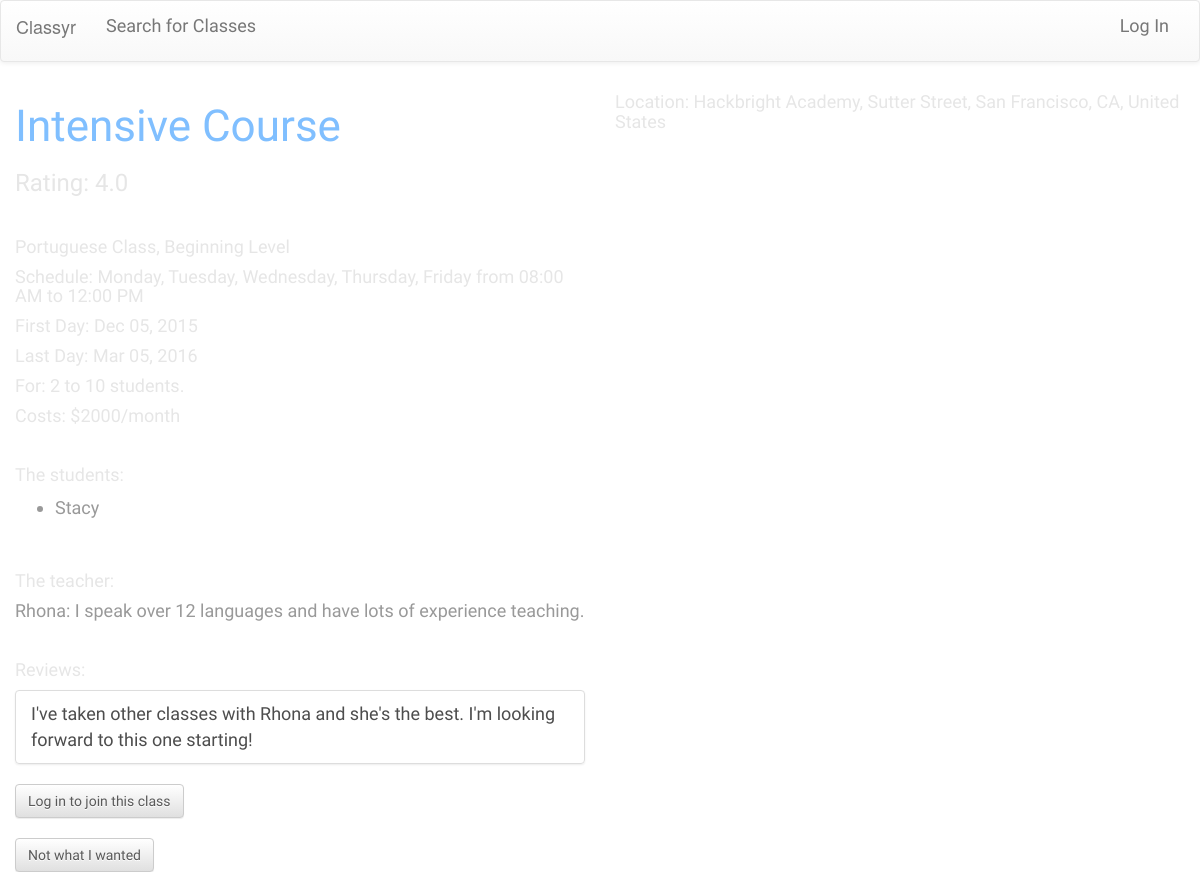
Screenshot of /class-info/7 with the database file from the repository.
### model.py (models this page shows, shortened)
class Classroom(db.Model):
    __tablename__ = "classes"
    class_id = db.Column(db.Integer, autoincrement=True, primary_key=True)
    class_name = db.Column(db.String(35), nullable=False)
    language = db.Column(db.String(40), nullable=False)
    level = db.Column(db.String, nullable=False)
    cost = db.Column(db.Integer, nullable=True)
    per_time = db.Column(db.String, nullable=False)
    base_price = db.Column(db.Float)
    min_students = db.Column(db.Integer, nullable=False)
    max_students = db.Column(db.Integer, nullable=False)
    address = db.Column(db.String, nullable=True)
    class_days = db.Column(db.String, nullable=False)
    start_date = db.Column(db.DateTime, nullable=False)
    end_date = db.Column(db.DateTime, nullable=True)
    start_time = db.Column(db.DateTime, nullable=False)
    end_time = db.Column(db.DateTime, nullable=False)
    rating = db.Column(db.Integer, nullable=True)
    rating_count = db.Column(db.Integer)
    create_date = db.Column(db.DateTime)
    c_count = db.Column(db.Integer)
    hide_reviews = db.Column(db.Boolean, default=0)

class User(db.Model):
    __tablename__ = "users"
    user_id = db.Column(db.Integer, primary_key=True, autoincrement=True)
    username = db.Column(db.String(40), nullable=False)
    email = db.Column(db.String(100), nullable=False)
    password = db.Column(db.String(30), nullable=False)
    fname = db.Column(db.String(60))
    lname = db.Column(db.String(100))
    is_teacher = db.Column(db.Boolean, nullable=False)
    image = db.Column(db.String(150))
    bio = db.Column(db.String(300))

class Review(db.Model):
    __tablename__ = "reviews"
    review_id = db.Column(db.Integer, primary_key=True, autoincrement=True)
    user_id = db.Column(db.Integer, db.ForeignKey('users.user_id'), nullable=True)
    class_id = db.Column(db.Integer, db.ForeignKey('classes.class_id'), nullable=True)
    review = db.Column(db.String, nullable=True)
    user_connect = db.relationship('User', backref=db.backref('reviews'))
    class_connect = db.relationship('Classroom', backref=db.backref('reviews'))
    def __repr__(self):
        return "<Relationship review={} class_id={}>".format(self.review, self.class_id)

### server.py (the view, shortened to what this page needs)
@app.route('/class-info/<int:url_id>')
def class_info(url_id):
    returned_classes = db.session.query(Classroom).filter(Classroom.class_id==url_id).first()
    all_class = db.session.query(User).join(ClassUser).filter(ClassUser.class_id==url_id).all()
    address=returned_classes.address
    day_join = str(returned_classes.class_days)
    day_join = re.sub('&',', ', day_join)
    days_split = re.sub('days=', '', day_join)
    print "DAYS_SPLIT: ", days_split
    starttime = returned_classes.start_time.strftime("%I:%M %p")
    endtime = returned_classes.end_time.strftime("%I:%M %p")
    startdate = returned_classes.start_date.strftime("%b %d, %Y")
    enddate = returned_classes.end_date.strftime("%b %d, %Y")
    rate_format = returned_classes.rating
    rate_format = "%.1f" % rate_format
    reviews = db.session.query(Review).filter(Review.class_id==url_id).all()
    for review in reviews:
        if len(review.review) > 10:
            print review
    return render_template("class-info.html", returned_classes=returned_classes, url_id=url_id, all_class=all_class,
                                                logged_in=None, starttime=starttime, endtime=endtime, startdate=startdate,
                                                enddate=enddate, days_split=days_split, rate_format=rate_format,
                                                reviews=reviews)

### templates/class-info.html (shortened to what this page needs)
{% extends 'base.html' %}
{% block body %}
  <div id="picture">
  <div id="basic-class" class="col-sm-6 col-md-5 col-lg-6">
    <div>
      <h1>{{ returned_classes.class_name }}</h1>
    </div>
    <div>
      <h3>Rating: {{ rate_format }}</h3>
    </div>
  <br>
    <div>
      <h5 id="class-info">{{ returned_classes.language }} Class, {{ returned_classes.level }} Level</h5>
    </div>
    <div>
      <h5>Schedule: {{ days_split }} from {{ starttime }} to {{ endtime }}</h5>
    </div>
    <div>
      <h5>First Day: {{ startdate }}</h5>
        {% if returned_classes.end_date == "" %}
        <h5>This class is ongoing</h5>
        {% else %}
        <h5>Last Day: {{ enddate }}</h5>
        {% endif %}
    </div>
    <div>
      <h5>For: {{ returned_classes.min_students }} to {{ returned_classes.max_students }} students.</h5>
    </div>
    <div>
      {% if returned_classes.cost == 0 %}
      <h5>Costs: Free!</h5>
      {% else %}
      <h5>Costs: ${{ returned_classes.cost }}/{{ returned_classes.per_time }}</h5>
      {% endif %}
    </div>
<br>
    <div>
      <h5>The students:</h5>
        <ul>
          {% for stu in all_class %}
          {% if stu.is_teacher == 0 %}
          <li>{{ stu.username }}</li>
        {% endif %}
        {% endfor %}
        </ul>
<br>
      <h5>The teacher:</h5>
          {% for stu in all_class %}
          {% if stu.is_teacher == 1 %}
          <h4>{{ stu.username }}:  {{ stu.bio }}</h4>
          {% endif %}
          {% endfor %}
    </div>
<br>
    <div id="reviews">
      <h5>Reviews:</h5>
        {% if returned_classes.hide_reviews == 0 %}
        <ul class="list-group">
          {% for review in reviews %}
          <li class="list-group-item">{{ review.review }}</li>
          {% endfor %}
        </ul>
        {% endif %}
    </div>
    <div>
      {% if logged_in %}
      {% if returned_classes.c_count - returned_classes.max_students == 0  %}
      <h5>Sorry, this class is full</h5>
      {% else %}
      <form action="/join-class" method="POST" id="join-this-class">
        <input type="hidden" name="class-join" id="join-me" value={{ returned_classes.class_id }}>
        <button type="submit" class="btn btn-default" name="join-it" id="join-it">Join</button>
      </form>
      {% endif %}
      {% else %}
     <form action="/login-visitor" method="GET" id="login">
        <button type="submit" class="btn btn-default" name="login-visitor">Log in to join this class</button>
      </form>
      {% endif %}
<br>
        <a href="/search"><button class="btn btn-default" name="return-search" id="return-search">Not what I wanted</button></a>
    </div>
  </div>
<div class="col-sm-6 col-md-5 col-md-offset-2 col-lg-6 col-lg-offset-0">
  <div>
    <h5>Location: {{ returned_classes.address }} </h5>
  </div>
  <div id="map" style="width: 400px; height: 400px"></div>
</div>
</div>
{% endblock %}

### static/map.css (style rules this page uses)
#map { height: 100%; width: 100%; }

### static/project.css (style rules this page uses)
body { background-image: url(/static/stardust.png) }
h1 { font-family: 'Courgette', cursive; font-size: 44px; color: #80bfff; }
h3 { font-family: 'PT Sans', sans-serif; font-size: 24px; color: #e6e6e6; }
h4 { font-family: 'PT Sans', sans-serif; font-size: 18px; color: #999999; }
h5 { font-family: 'PT Sans', sans-serif; font-size: 18px; color: #e6e6e6; }
li { font-family: 'PT Sans', sans-serif; font-size: 18px; color: #999999; padding-bottom: 10px; }
.list-group-item { color: #4d4d4d; }
.btn-default { font-family: 'Courgette', cursive; color: #595959; }

### rows the page displays
Classroom: class_name "Intensive Course", language "Portuguese", level "Beginning", start_date "Dec 05, 2015", end_date "Mar 05, 2016", min_students "2", max_students "10", cost "2000", per_time "month", address "Hackbright Academy, Sutter Street, San Francisco, CA, United States"
User: username "Stacy"
User: username "Rhona", bio "I speak over 12 languages and have lots of experience teaching."
Review: review "I've taken other classes with Rhona and she's the best. I'm looking forward to this one starting!"

### other values shown
{{ rate_format }} "4.0"
{{ days_split }} "Monday, Tuesday, Wednesday, Thursday, Friday"
{{ starttime }} "08:00 AM"
{{ endtime }} "12:00 PM"
